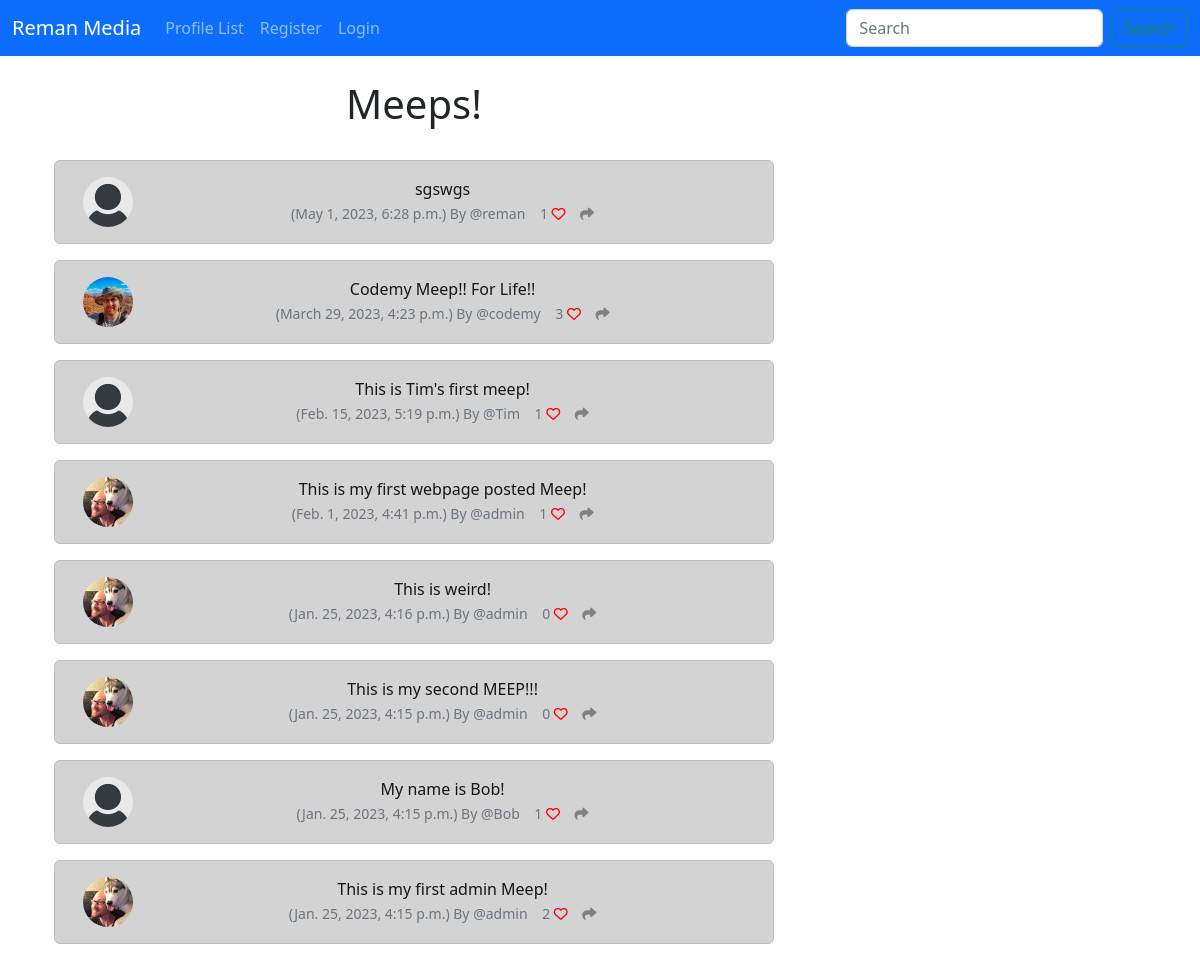
The page / on the database its author committed.
### musker/models.py (models this page shows, shortened)
class Meep(models.Model):
	user = models.ForeignKey(
		User, related_name="meeps",
		on_delete=models.DO_NOTHING
		)
	body = models.CharField(max_length=200)
	created_at = models.DateTimeField(auto_now_add=True)
	likes = models.ManyToManyField(User, related_name="meep_like", blank=True)
	def number_of_likes(self):
		return self.likes.count()

class Profile(models.Model):
	user = models.OneToOneField(User, on_delete=models.CASCADE)
	follows = models.ManyToManyField("self",
		related_name="followed_by",
		symmetrical=False,
		blank=True)
	date_modified = models.DateTimeField(User, auto_now=True)
	profile_image = models.ImageField(null=True, blank=True, upload_to="images/")

### musker/views.py (the view)
# urls.py: path('', views.home, name="home"),
def home(request):
	if request.user.is_authenticated:
		form = MeepForm(request.POST or None)
		if request.method == "POST":
			if form.is_valid():
				meep = form.save(commit=False)
				meep.user = request.user
				meep.save()
				messages.success(request, ("Your Meep Has Been Posted!"))
				return redirect('home')
		meeps = Meep.objects.all().order_by("-created_at")
		return render(request, 'home.html', {"meeps":meeps, "form":form})
	else:
		meeps = Meep.objects.all().order_by("-created_at")
		return render(request, 'home.html', {"meeps":meeps})

### musker/templates/home.html (shortened to what this page needs)
{% extends 'base.html' %}
{% load static %}
{% block content %}
	<div class="container text-center">
		<div class="row">
			<div class="col-8">
	<h1>Meeps!</h1>
<br/>
	{% for meep in meeps %}
		<div class="alert alert-dark" role="alert">
<div class="container">
	<div class="row">
		<div class="col-1">
		  {% if meep.user.profile.profile_image %}
				<img src="{{ meep.user.profile.profile_image.url }}" width=50 height=50 class="rounded-circle" alt="{{ profile.user.username }}">
				{% else %}
				<img src="{% static 'images/default_profile_pic.png' %}" width=50 height=50 class="rounded-circle" alt="{{ profile.user.username }}">
				{% endif %}
		</div>
		<div class="col-11">
		  {{ meep.body }}<br/>
		  <small class="text-muted">
		  	({{ meep.created_at}}) By
		  	@{{ meep.user.username }}
		  	{{ meep.number_of_likes }}
		  	{% if user in meep.likes.all %}
		  	  <a href="{% url 'meep_like' meep.id %}">
	<i class="fa-solid fa-heart" style="color:red"></i></a>
		  	{% else %}
		  		<a href="{% url 'meep_like' meep.id %}">
		  <i class="fa fa-heart-o" style="color:red"></i></a>
		  	{% endif %}
		  	<a href="{% url 'meep_show' meep.id %}">
	<i class="fa-solid fa-share" style="color:gray"></i>
		  	</a>
		  </small>
		</div><br/><br/>
			</div>
		</div>
	</div>
	{% endfor %}
</div>
<div class="col-4">
				<br/><br/><br/>
</div>
{% endblock %}

### rows shown on the page
Meep: body "sgswgs", created_at "May 1, 2023, 6:28 p.m.", user.username "reman", number_of_likes "1"
Meep: user.profile.profile_image (picture), body "Codemy Meep!! For Life!!", created_at "March 29, 2023, 4:23 p.m.", user.username "codemy", number_of_likes "3"
Meep: body "This is Tim's first meep!", created_at "Feb. 15, 2023, 5:19 p.m.", user.username "Tim", number_of_likes "1"
Meep: user.profile.profile_image (picture), body "This is my first webpage posted Meep!", created_at "Feb. 1, 2023, 4:41 p.m.", user.username "admin", number_of_likes "1"
Meep: user.profile.profile_image (picture), body "This is weird!", created_at "Jan. 25, 2023, 4:16 p.m.", user.username "admin", number_of_likes "0"
Meep: user.profile.profile_image (picture), body "This is my second MEEP!!!", created_at "Jan. 25, 2023, 4:15 p.m.", user.username "admin", number_of_likes "0"
Meep: body "My name is Bob!", created_at "Jan. 25, 2023, 4:15 p.m.", user.username "Bob", number_of_likes "1"
Meep: user.profile.profile_image (picture), body "This is my first admin Meep!", created_at "Jan. 25, 2023, 4:15 p.m.", user.username "admin", number_of_likes "2"
